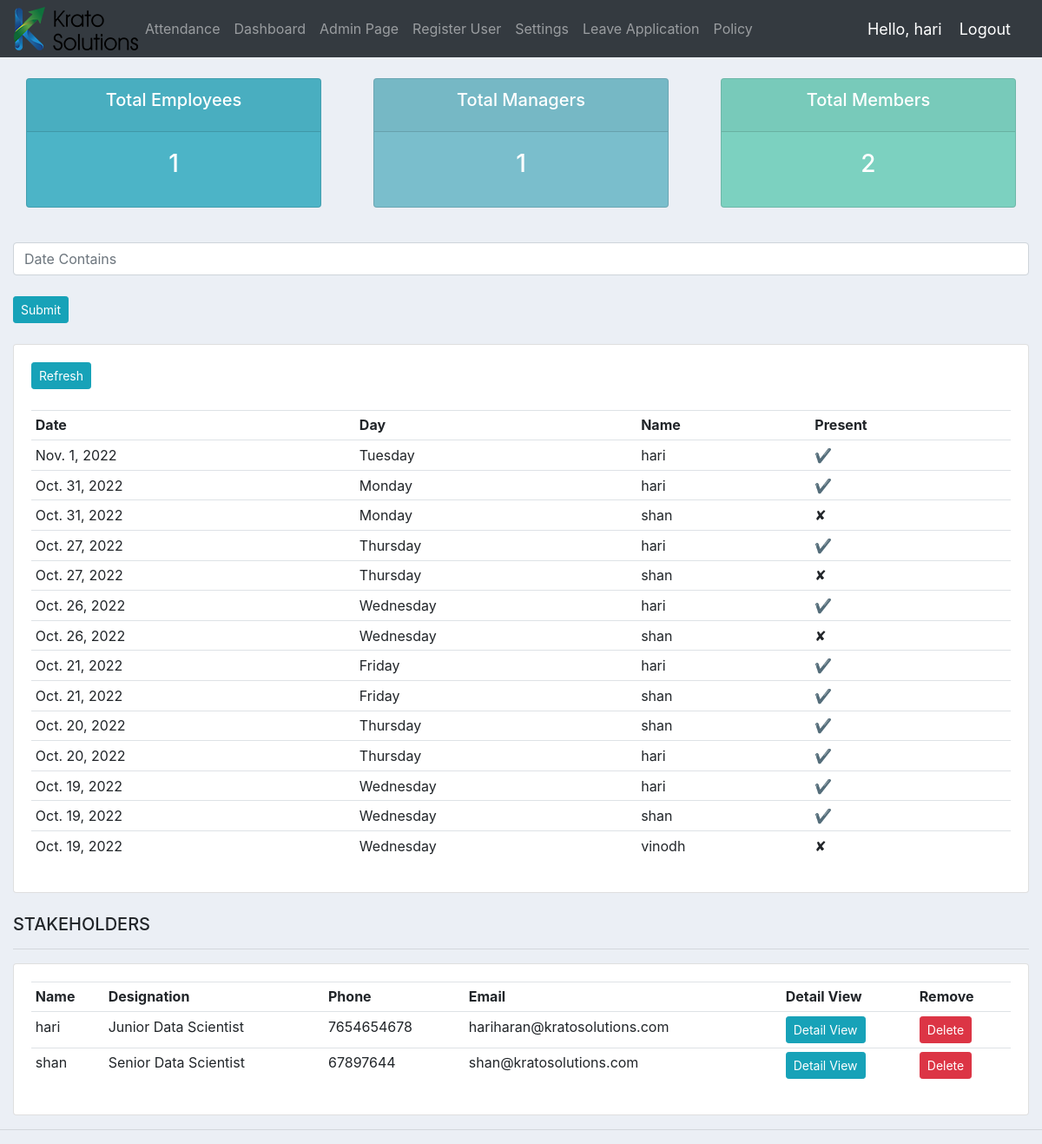
Before: /home (signed in) with the older database file.
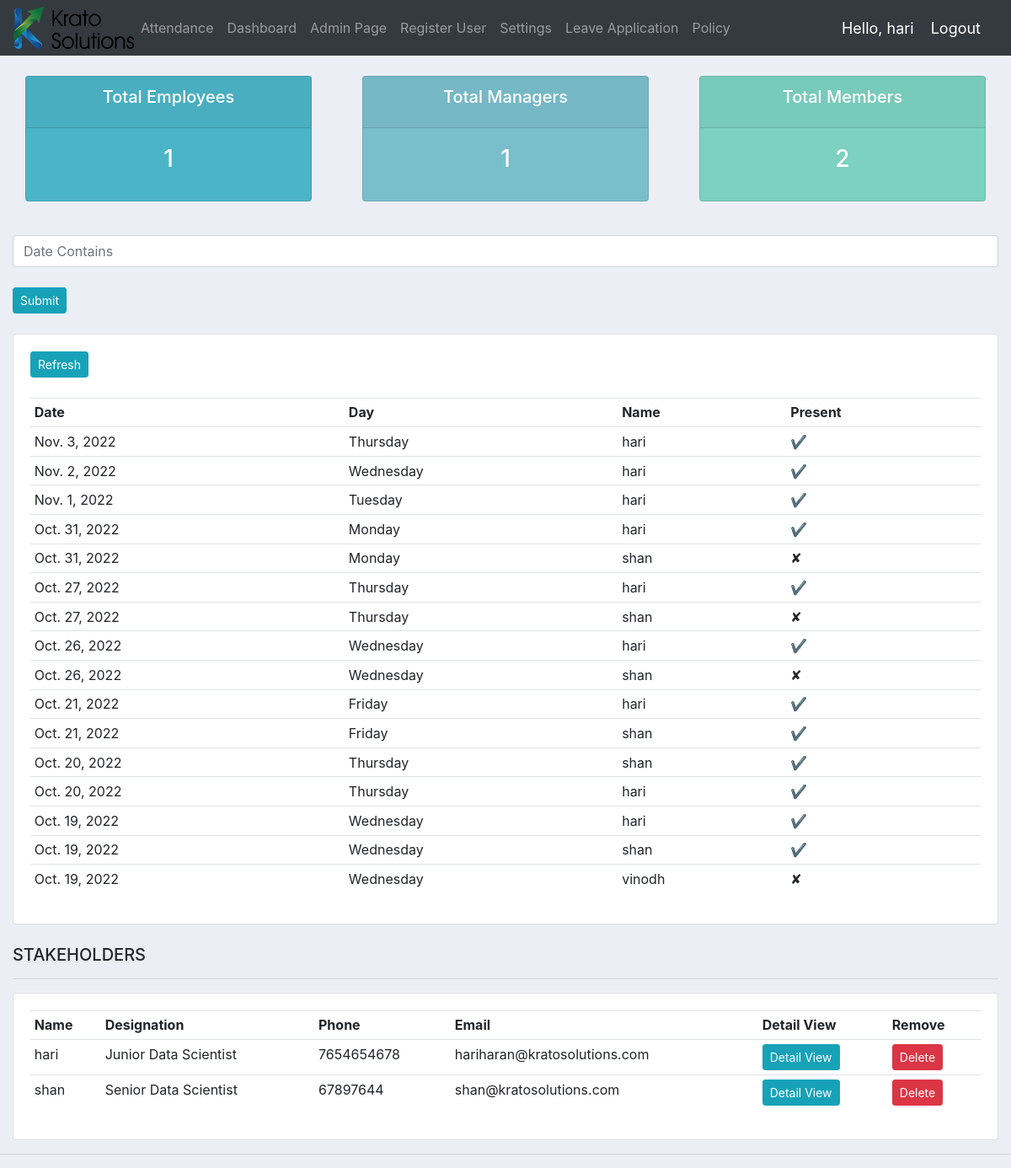
After: the same page with the newer database file.
### accounts/models.py (models this page shows, shortened)
class Attendance(models.Model):
	attender = models.CharField(max_length=25,null=True)
	date = models.DateField(null=True)
	is_present = models.BooleanField(null=True)
	clockin = models.DateTimeField(null=True)
	clockout = models.DateTimeField(null=True)

class Customer(models.Model):
	user = models.OneToOneField(User, null=True, blank=True, on_delete=models.CASCADE)
	name = models.CharField(max_length=200, null=True)
	phone = models.CharField(max_length=200, null=True)
	email = models.EmailField(max_length=200, null=True)
	designation = models.CharField(max_length=200, null=True)
	profile_pic = models.ImageField(default="profile1.png", null=True, blank=True)
	date_of_join = models.DateTimeField(auto_now_add=True, null=True)
	date_of_birth = models.DateTimeField(auto_now_add=True, null=True)
	date_created = models.DateTimeField(auto_now_add=True, null=True)

### accounts/decorators.py (the view)
	def wrapper_function(request, *args, **kwargs):
		group = None
		if request.user.groups.exists():
			group = request.user.groups.all()[0].name
		if group == 'customer':
			return redirect('user-page')
		if group == 'admin':
			return view_func(request, *args, **kwargs)

### accounts/views.py (called while the page is built, shortened)
@login_required(login_url='login')
@admin_only
def home(request):
	customers = Customer.objects.all()
	user = User.objects.all()
	attend = Attendance.objects.all().order_by('date').reverse()
	employees = user.exclude(is_staff=True).count()
	managers = user.filter(is_staff=True).count()
	total_stackholders = user.count()
	present = attend.filter(is_present=True)
	f = AttenFilter(request.GET, queryset=Attendance.objects.all().order_by('date').reverse())
	has_filter = any(field in request.GET for field in set(f.get_fields()))
	context = {'customers':customers, 'user':user,
	'employees':employees,'managers':managers,
	'total_stackholders':total_stackholders, 'filter': f, 'has_filter': has_filter,
	'present' : present,
	}
	return render(request, 'accounts/dashboard.html', context)

### accounts/templates/accounts/dashboard.html (shortened to what this page needs)
{%  extends 'accounts/main.html' %}
{% block content %}
{%  include 'accounts/status.html' %}
{% load static %}
{% load i18n %}
<br>
		<form method="get">
			<input type="text" name="date" class="form-control" placeholder="Date Contains" />
			<br>
			<input class="btn btn-sm btn-info" type="submit" />
		</form>
		<br />
		<div class="card card-body">
			<form method="POST" enctype="multipart/form-data">
			<button class="btn btn-sm btn-info" name="btnform1">Refresh</button>
		</form>
			<br />
			<table class="table table-sm">
				<tr>
					<th>Date</th>
					<th>Day</th>
					<th>Name</th>
					<th>Present</th>
				</tr>
				{% for emp in filter.qs %}
					<tr>
						<td>{{emp.date}}</td>
						<td>{{emp.date|date:"l"}}</td>
						<td>{{emp.attender}}</td>
						<td>{{emp.is_present|yesno:"✔,✘" }}</td>
					</tr>
				{% endfor %}
			</table>
	</div>
	<br />
	<div class="row">
		<div class="col-md-12">
			<h5>STAKEHOLDERS</h5>
			<hr>
			<div class="card card-body">
				<table class="table table-sm">
					<tr>
						<th>Name</th>
						<th>Designation</th>
						<th>Phone</th>
						<th>Email</th>
						<th>Detail View</th>
						<th>Remove</th>
					</tr>
					{% for customer in customers %}
						<tr>
							<td>{{customer.name}}</td>
							<td>{{customer.designation}}</td>
							<td>{{customer.phone}}</td>
							<td>{{customer.email}}</td>
							<td><a class="btn btn-sm btn-info" href="{% url 'detail_view' customer.id %}">Detail View</a></td>
							<td><a class="btn btn-sm btn-danger" href="{% url 'delete_view' customer.id %}">Delete</a></td>
						</tr>
					{% endfor %}
				</table>
			</div>
</div>
</div>
{% endblock %}

### accounts/templates/accounts/main.html (shortened to what this page needs)
{% load static %}
<!DOCTYPE html>
<html>
<head>
	<link rel="stylesheet" href="https://stackpath.bootstrapcdn.com/bootstrap/4.3.1/css/bootstrap.min.css">
	<link rel="stylesheet" type="text/css" href="{% static '/css/main.css' %}">
</head>
<body>
	{%  include 'accounts/navbar.html' %}
	<div class="container-fluid">
	{% block content %}
	{% endblock %}
    </div>
	<hr>
</body>
</html>

### accounts/templates/accounts/navbar.html (shortened to what this page needs)
{% load static %}
<nav class="navbar navbar-expand-lg navbar-dark bg-dark">
 <img src="{% static 'images/logo.png' %}">
  <div class="collapse navbar-collapse" id="navbarNav">
    <ul class="navbar-nav">
      {% if request.user.is_staff %}
      <li class="nav-item">
        <a class="nav-link" href="{% url 'attendance' %}">Attendance</a>
      </li>
      <li class="nav-item">
        <a class="nav-link" href="{% url 'home' %}">Dashboard</a>
      </li>
      <li class="nav-item">
        <a class="nav-link" href="{% url 'admin:index' %}">Admin Page</a>
      </li>
      <li class="nav-item">
        <a class="nav-link" href="{% url 'register' %}">Register User</a>
      </li>
      <li class="nav-item">
        <a class="nav-link" href="{% url 'account' %}">Settings</a>
      </li>
      <li class="nav-item">
        <a class="nav-link" href="{% url 'leave_application' %}">Leave Application</a>
      </li>
      <li class="nav-item">
        <a class="nav-link" href="{% url 'DownloadPdf' %}">Policy</a>
      </li>
      {% endif %}
    </ul>
  </div>
  <span class="hello-msg">Hello, {{request.user}}</span>
  <span ><a  class="hello-msg" href="{% url 'logout' %}">Logout</a></span>
</nav>

### accounts/templates/accounts/status.html
<br>
<div class="row">
	<div class="col">
		<div class="col-md">
			<div class="card text-center text-white  mb-3" id="total-orders">
			  	<div class="card-header">
			  		<h5 class="card-title">Total Employees</h5>
			  	</div>
			  	<div class="card-body">
			    	<h3 class="card-title">{{employees}}</h3>
			  	</div>
			</div>
		</div>
	</div>
	<div class="col">
		<div class="col-md">
			<div class="card text-center text-white  mb-3" id="orders-delivered">
			  	<div class="card-header">
			  		<h5 class="card-title">Total Managers</h5>
			  	</div>
			  	<div class="card-body">
			    	<h3 class="card-title">{{managers}}</h3>
			  	</div>
			</div>
		</div>
	</div>
	<div class="col">
		<div class="col-md">
			<div class="card text-center text-white  mb-3" id="orders-pending">
			  	<div class="card-header">
			  		<h5 class="card-title">Total Members</h5>
			  	</div>
			  	<div class="card-body">
			    	<h3 class="card-title">{{total_stackholders}}</h3>
			  	</div>
			</div>
		</div>
	</div>
</div>

### static/css/main.css (style rules this page uses)
body { background-color: #ebeff5; }
#total-orders { background-color: #4cb4c7; }
#orders-delivered { background-color: #7abecc; }
#orders-pending { background-color: #7CD1C0; }

### accounts/templates/accounts/navbar.html (style rules this page uses)
.hello-msg { font-size: 18px; color: #fff; margin-right: 20px; }

Changed rows visible on the page:
added Attendance: date "Nov. 3, 2022", date "Thursday", attender "hari", is_present "✔"
added Attendance: date "Nov. 2, 2022", date "Wednesday", attender "hari", is_present "✔"
